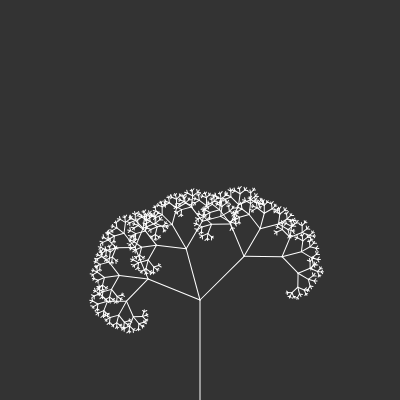
Frame 1 (no input)
Frame 60 (no input): identical to frame 1, image omitted
Frame 120 (the mouse pressed at the canvas centre since frame 60): identical to frame 1, image omitted

The p5.js sketch that drew this single still picture (run headless with seeded random() and noise() and a simulated clock; from frame 60 on, the mouse is pressed at the canvas centre):

// p5.js sketch
// ── sketch.js
var a = 0;

function setup() {
    createCanvas(400, 400);
    slider = createSlider(0, TWO_PI, PI/4, 0.01);
}

function draw() {
    background(51);
    a = slider.value();
    var len = 100;
    stroke(255);
    translate(200, height);
    branch(100);
}

function branch(len) {
    if (len < 2) return;
    line(0, 0, 0, -len);
    translate(0, -len);
    
   
    push();
    rotate(a);
    branch(floor(len * 0.62));
    pop();
    push();
    rotate(-1.5*a);
    branch(floor(len * 0.57));
    pop();
    //branch(len * 0.67);
    rotate(-a/3);
    branch(floor(len * 0.53));
}
